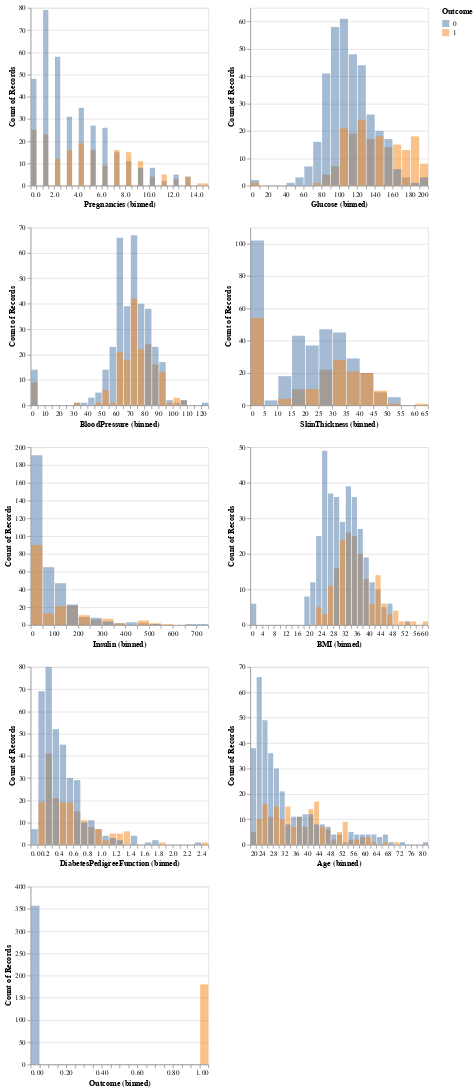

This figure's notebook cell:
### Code cell
feature_histograms = alt.Chart(train_df).transform_calculate(
).mark_bar(opacity=0.5).encode( x = alt.X(alt.repeat()).type(
'quantitative').bin(maxbins=30), y= alt.Y('count()').stack(False),
                               color = 'Outcome:N'
).properties( height=250,
width=250 ).repeat(
features, columns=2
)

feature_histograms

### Figure 1 — Vega-Lite specification as saved in the notebook (floating-point values rounded to 4 significant figures; data arrays with more than 128 entries replaced by an {"elided": "..."} marker saying what was removed)
{"config": {"view": {"continuousWidth": 300, "continuousHeight": 300}}, "repeat": ["Pregnancies", "Glucose", "BloodPressure", "SkinThickness", "Insulin", "BMI", "DiabetesPedigreeFunction", "Age", "Outcome"], "spec": {"data": {"name": "data-0ee115d664ec93852f2690709b81a458"}, "mark": {"type": "bar", "opacity": 0.5}, "encoding": {"color": {"field": "Outcome", "type": "nominal"}, "x": {"bin": {"maxbins": 30}, "field": {"repeat": "repeat"}, "type": "quantitative"}, "y": {"aggregate": "count", "stack": false, "type": "quantitative"}}, "height": 250, "width": 250}, "columns": 2, "$schema": "https://vega.github.io/schema/vega-lite/v5.20.1.json", "datasets": {"data-0ee115d664ec93852f2690709b81a458": {"elided": "537 records"}}}
